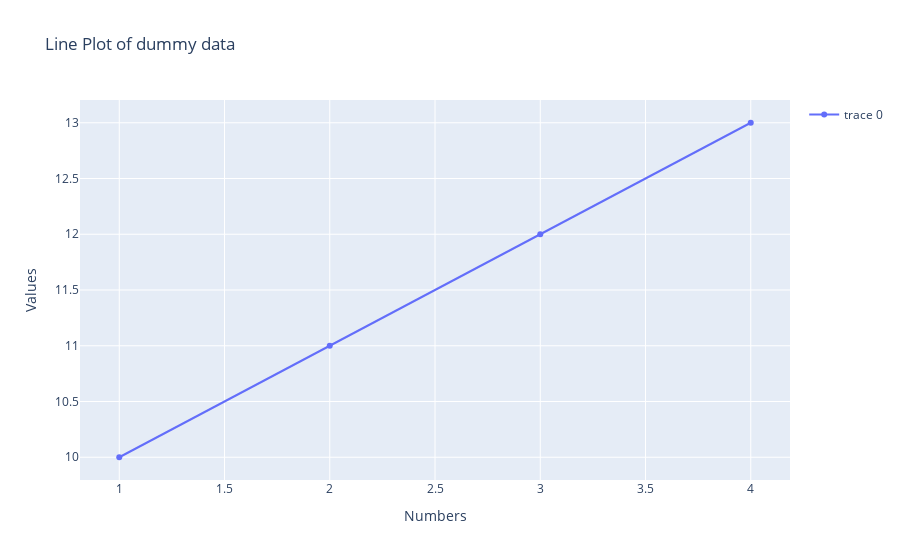

Notebook cell for this chart:
### Code cell
# customize the graph 
fig.update_layout (
    title ="Line Plot of dummy data",
    xaxis =dict(title="Numbers"),
    yaxis =dict(title="Values"),
    showlegend= True,
)

### Figure 1 — Plotly figure (JSON) as saved in the notebook; plotly's stock layout.template omitted (floating-point values rounded to 4 significant figures)
{"data": [{"type": "scatter", "x": [1, 2, 3, 4], "y": [10, 11, 12, 13]}], "layout": {"showlegend": true, "title": {"text": "Line Plot of dummy data"}, "xaxis": {"title": {"text": "Numbers"}}, "yaxis": {"title": {"text": "Values"}}}}
